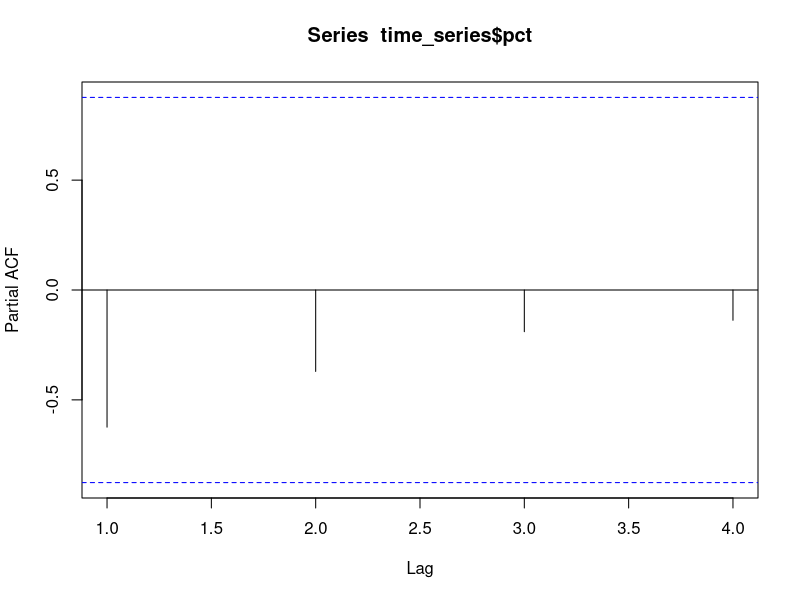
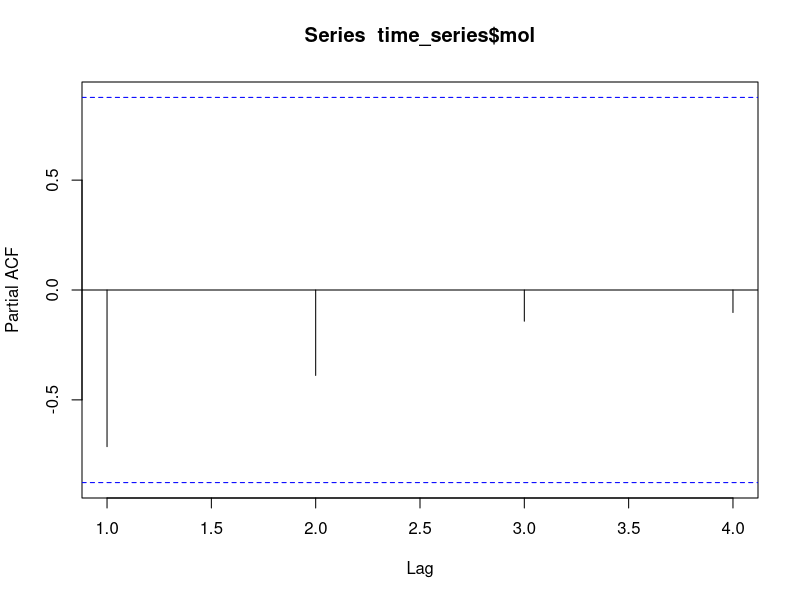
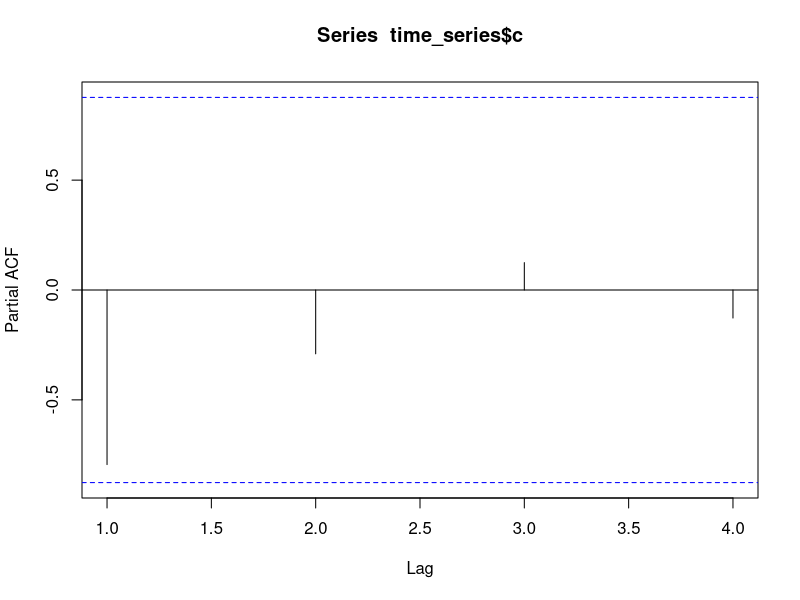
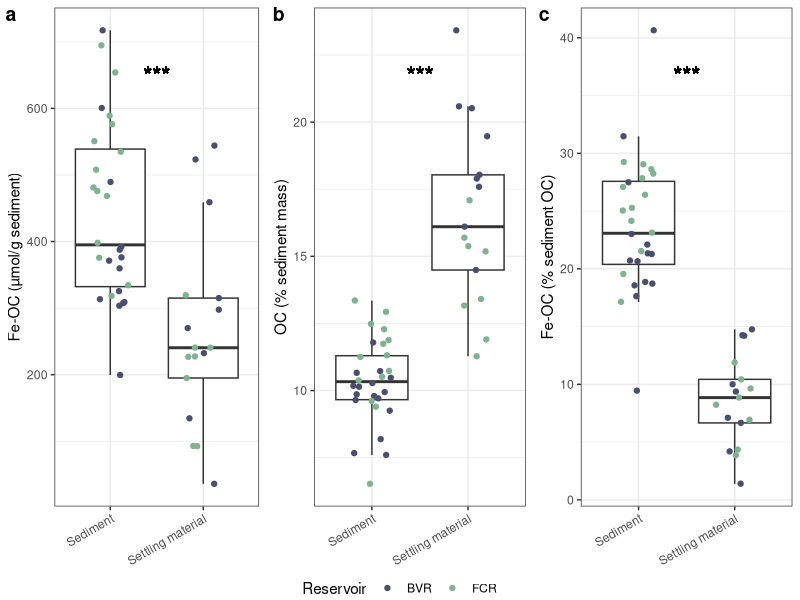
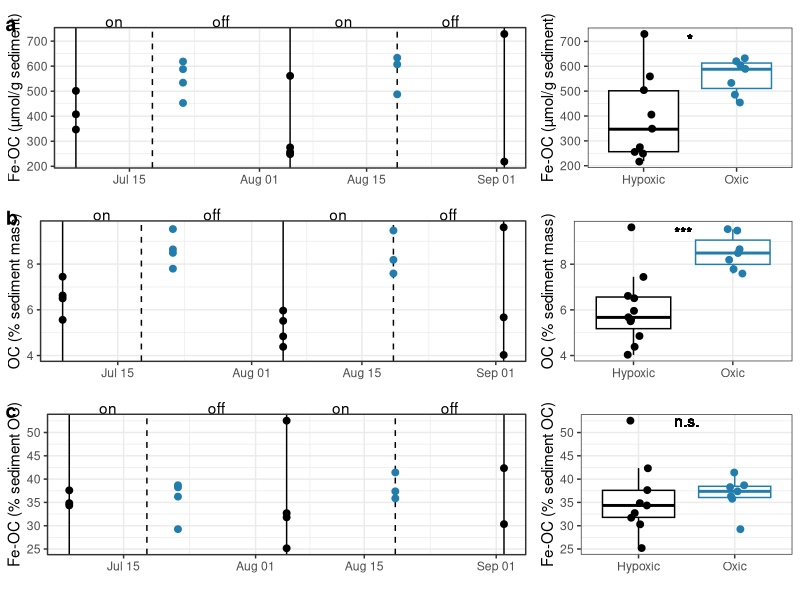
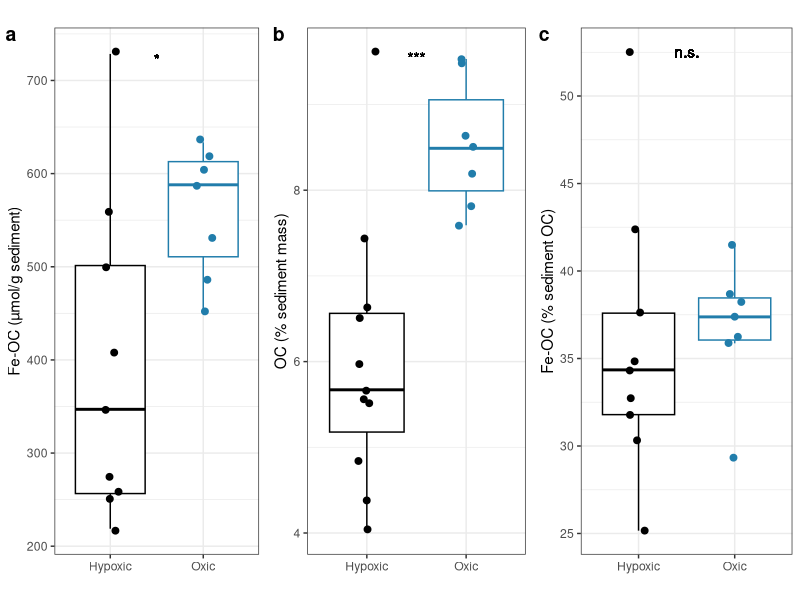
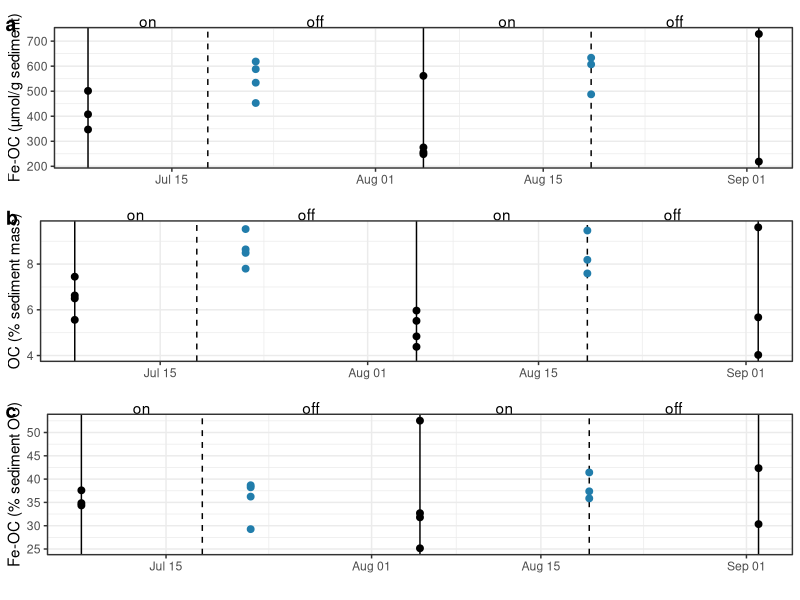
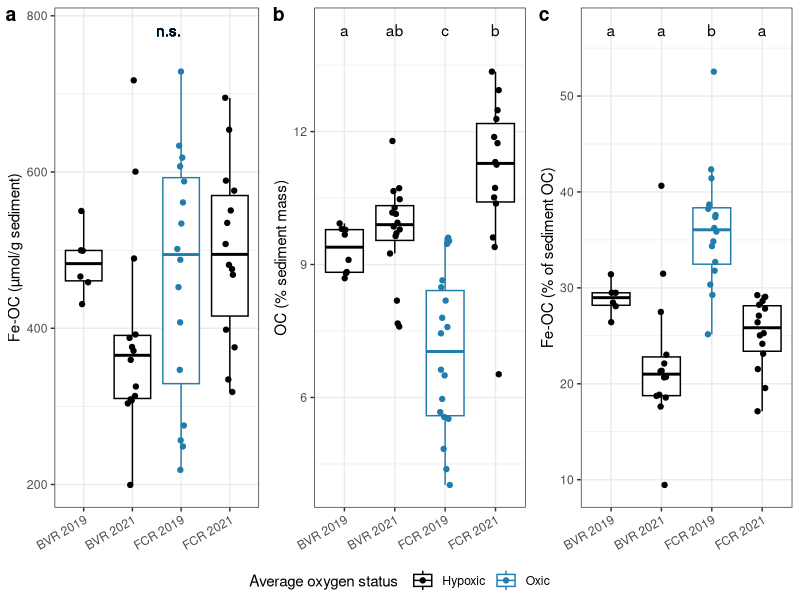

These figures' R source, in order:
## ---- chunk 1
knitr::opts_chunk$set(echo = TRUE)
library(tidyverse)
library(lubridate)
library(ggpubr)
library(rstatix)
## ---- chunk 2
#Load data
calcs_raw = read.csv("../data/processed_data/Reservoir_sediment.csv", na = c("","NA"))

calcs_trimmed = calcs_raw%>%
  mutate(Date_collected=as.Date(Date_collected))%>%
  filter(Flag_C==0)%>%
  mutate(Extracted_sed_mg = Vial_with_sed_after_fumig_mg-Vial_mg,
         CN_orig = CN_mg,
         CN_mg = ifelse(CN_mg > Extracted_sed_mg & !is.na(Extracted_sed_mg), Extracted_sed_mg, CN_mg),#The mass used for CN cannot be greater than the extracted sediment mass
         Correction = (Extracted_sed_mg-Initial_sed_mg)/Extracted_sed_mg,
         Correction = ifelse(Type == "init",0,Correction),
         Corrected_CN_mg = CN_mg-(CN_mg*Correction),
         C_pct = 100*C_mg/Corrected_CN_mg)%>%
  filter(!(CN_orig-CN_mg)>10) #data issues make these samples questionable (mass used for CN was recorded to be much greater than extracted sediment mass)

calcs_res = calcs_trimmed%>%
  pivot_wider(id_cols = c(Rep, Reservoir, Date_collected, Sed_trap), values_from = C_pct, names_from = Type, names_prefix = "C_pct_")%>%
  mutate(Fe_OC_pct = (C_pct_con - C_pct_ext) / C_pct_init *100,
         Fe_OC_per_unit_sed = 1000000*(C_pct_con-C_pct_ext)/55.85/100)%>%
  select(-C_pct_con,-C_pct_ext)
## ---- chunk 3
#Fe-OC summary statistics (grouped by reservoir)
calcs_res%>%
  filter(!is.na(Fe_OC_pct)&Fe_OC_pct>0,
         Sed_trap==F)%>%
  group_by(Reservoir)%>%
  summarize(min = min(Fe_OC_pct),
            max = max(Fe_OC_pct),
            mean = mean(Fe_OC_pct),
            SD = sd(Fe_OC_pct),
            n = n())

calcs_res%>%
  filter(!is.na(Fe_OC_per_unit_sed)&Fe_OC_per_unit_sed>0,
         Sed_trap==F)%>%
  group_by(Reservoir)%>%
  summarize(min = min(Fe_OC_per_unit_sed),
            max = max(Fe_OC_per_unit_sed),
            mean = mean(Fe_OC_per_unit_sed),
            SD = sd(Fe_OC_per_unit_sed),
            n = n())

calcs_res%>%
  filter(Sed_trap==F)%>%
  group_by(Reservoir)%>%
  summarize(min = min(C_pct_init),
            max = max(C_pct_init),
            mean = mean(C_pct_init),
            SD = sd(C_pct_init),
            n = n())

#Fe-OC summary statistics (not grouped by reservoir, only 2021 data -- for sed trap comparison)
calcs_res%>%
  filter(!is.na(Fe_OC_pct)&Fe_OC_pct>0,
         Sed_trap==F,
         year(Date_collected)==2021)%>%
  summarize(min = min(Fe_OC_pct),
            max = max(Fe_OC_pct),
            mean = mean(Fe_OC_pct),
            SD = sd(Fe_OC_pct),
            n = n())

calcs_res%>%
  filter(!is.na(Fe_OC_per_unit_sed)&Fe_OC_per_unit_sed>0,
         Sed_trap==F,
         year(Date_collected)==2021)%>%
  summarize(min = min(Fe_OC_per_unit_sed),
            max = max(Fe_OC_per_unit_sed),
            mean = mean(Fe_OC_per_unit_sed),
            SD = sd(Fe_OC_per_unit_sed),
            n = n())

calcs_res%>%
  filter(Sed_trap==F,
         year(Date_collected)==2021)%>%
  summarize(min = min(C_pct_init),
            max = max(C_pct_init),
            mean = mean(C_pct_init),
            SD = sd(C_pct_init),
            n = n())

#Fe-OC summary statistics (sed trap)
calcs_res%>%
  filter(Sed_trap,
         !is.na(Fe_OC_pct))%>%
  summarize(min = min(Fe_OC_pct),
            max = max(Fe_OC_pct),
            mean = mean(Fe_OC_pct),
            SD = sd(Fe_OC_pct),
            n = n())

calcs_res%>%
  filter(!is.na(Fe_OC_per_unit_sed),
         Sed_trap)%>%
  summarize(min = min(Fe_OC_per_unit_sed),
            max = max(Fe_OC_per_unit_sed),
            mean = mean(Fe_OC_per_unit_sed),
            SD = sd(Fe_OC_per_unit_sed),
            n = n())

calcs_res%>%
  filter(Sed_trap)%>%
  summarize(min = min(C_pct_init),
            max = max(C_pct_init),
            mean = mean(C_pct_init),
            SD = sd(C_pct_init),
            n = n())
## ---- chunk 4
#STATS

#Fe-OC
stats = calcs_res%>%
  filter(Fe_OC_pct>0,
         year(Date_collected)==2021)
t.test(stats$Fe_OC_pct[stats$Sed_trap],stats$Fe_OC_pct[stats$Sed_trap==F]) #p<0.001
443/262
t.test(stats$Fe_OC_per_unit_sed[stats$Sed_trap],stats$Fe_OC_per_unit_sed[stats$Sed_trap==F]) #p<0.001
#Sediment OC
stats = calcs_res%>%
  filter(year(Date_collected)==2021)#remake the stats dataset without filtering such that Fe_OC_pct is >0
t.test(stats$C_pct_init[stats$Sed_trap],stats$C_pct_init[stats$Sed_trap==F]) #p<0.001
stats = calcs_res%>%
  filter(Fe_OC_pct>0,
         year(Date_collected)==2021)
mass_lim = c(min(stats$Fe_OC_per_unit_sed, na.rm = T),max(stats$Fe_OC_per_unit_sed, na.rm = T))
c_lim = c(min(stats$C_pct_init, na.rm = T),max(stats$C_pct_init, na.rm = T))
pct_lim = c(min(stats$Fe_OC_pct, na.rm = T),max(stats$Fe_OC_pct, na.rm = T))

#PLOTS
#Below, I make three separate plots that then get combined and exported
pct = calcs_res%>%
  filter(Fe_OC_pct>0,
         !is.na(Reservoir))%>%
  mutate(year = as.factor(year(Date_collected)),
         Reservoir = ifelse(Reservoir == "f","FCR","BVR"))%>%
  filter(year == 2021)%>%
  ggplot(aes(x = Sed_trap, y = Fe_OC_pct))+
  geom_boxplot(outlier.shape = NA)+
  geom_jitter(width = 0.2,aes(color = Reservoir))+
  ylab("Fe-OC (% sediment OC)")+
  geom_text(aes(x = 1.5, y = pct_lim[2]-1/10*(pct_lim[2]-pct_lim[1]), label = "***"), size = 6, vjust = 0.5)+
  scale_x_discrete(labels=c("TRUE" = "Settling material", "FALSE" = "Sediment"))+
  scale_shape_manual(values = c(1,16))+
  theme_bw()+
  theme(legend.position = "bottom",
        legend.margin = margin(t = 0, r = 0, b = 0, l = 0, unit = "pt"),
        axis.title.x = element_blank(),
        axis.text.x = element_text(angle = 30, vjust = 1, hjust = 1))+
  labs(shape = "Year")+
  scale_color_manual(values = c("#4B4E6D","#80B192"))

c = calcs_res%>%
  mutate(year = as.factor(year(Date_collected)),
         Reservoir = ifelse(Reservoir == "f","FCR","BVR"))%>%
  filter(year == 2021)%>%
  ggplot(aes(x = Sed_trap, y = C_pct_init))+
  geom_boxplot(outlier.shape = NA)+
  geom_jitter(width = 0.2,aes(color = Reservoir))+
  geom_text(aes(x = 1.5, y = c_lim[2]-1/10*(c_lim[2]-c_lim[1]), label = "***"), size = 6, vjust = 0.5)+
  ylab("OC (% sediment mass)")+
  xlab("")+
  scale_x_discrete(labels=c("TRUE" = "Settling material", "FALSE" = "Sediment"))+
  scale_shape_manual(values = c(1,16))+
  theme_bw()+
  theme(legend.position = "bottom",
        legend.margin = margin(t = 0, r = 0, b = 0, l = 0, unit = "pt"),
        axis.title.x = element_blank(),
        axis.text.x = element_text(angle = 30, vjust = 1, hjust = 1))+
  labs(shape = "Year")+
  scale_color_manual(values = c("#4B4E6D","#80B192"))

tot = calcs_res%>%
  mutate(year = as.factor(year(Date_collected)),
         Reservoir = ifelse(Reservoir == "f","FCR","BVR"))%>%
  filter(Fe_OC_per_unit_sed>0)%>%
  filter(year == 2021)%>%
  ggplot(aes(x = Sed_trap, y = Fe_OC_per_unit_sed))+
  geom_boxplot(outlier.shape = NA)+
  geom_jitter(width = 0.2,aes(color = Reservoir))+
  ylab("Fe-OC (µmol/g sediment)")+
  xlab("")+
  geom_text(aes(x = 1.5, y = mass_lim[2]-1/10*(mass_lim[2]-mass_lim[1]), label = "***"), size = 6, vjust = 0.5)+
  scale_x_discrete(labels=c("TRUE" = "Settling material", "FALSE" = "Sediment"))+
  scale_shape_manual(values = c(1,16))+
  theme_bw()+
  theme(legend.position = "bottom",
        legend.margin = margin(t = 0, r = 0, b = 0, l = 0, unit = "pt"),
        axis.title.x = element_blank(),
        axis.text.x = element_text(angle = 30, vjust = 1, hjust = 1))+
  labs(shape = "Year")+
  scale_color_manual(values = c("#4B4E6D","#80B192"))

jpeg("../figures/Sed_to_sed_trap_comparison_comb.jpg", width = 6, height = 3.5, units = "in", res = 300)
ggarrange(tot,c, pct, nrow = 1, ncol = 3, common.legend = T, legend = "bottom", labels = "auto")
dev.off()
## ---- chunk 5
#Oxygenation intervals
on <- as.Date(c("2019-07-08", "2019-08-05","2019-09-02"))
off <- as.Date(c("2019-07-18", "2019-08-19",NA))
on_off = data.frame(on,off,Reservoir="FCR")%>%
  mutate(Year = year(on),
         center_on = (off-on)/2+on,
         center_off = (on-lag(off))/2+lag(off))
#Set global point size
point_size = 2


#STATS
stats = calcs_res%>%
  filter(Reservoir == "f", #Only analyzing 2019 data
         year(Date_collected)==2019)%>%
  #filter(Date_collected!= as.Date("2019-09-02"))%>%
  mutate(on_off = ifelse(Date_collected%in%as.Date(c("2019-07-08","2019-08-05","2019-09-02")), "Hypoxic","Oxic"))

stats%>%
  group_by(on_off)%>%
  summarize(c = mean(C_pct_init),
            c_sd = sd(C_pct_init),
            c_n = sum(!is.na(C_pct_init)),
            pct = mean(Fe_OC_pct, na.rm = T),
            pct_sd = sd(Fe_OC_pct, na.rm = T),
            pct_n = sum(!is.na(Fe_OC_pct)),
            mass = mean(Fe_OC_per_unit_sed, na.rm = T),
            mass_sd = sd(Fe_OC_per_unit_sed, na.rm = T),
            mass_n = sum(!is.na(Fe_OC_per_unit_sed)))

8.5/6
560/394

t.test(stats$C_pct_init~stats$on_off)
t.test(stats$Fe_OC_per_unit_sed[!is.na(stats$Fe_OC_per_unit_sed)]~stats$on_off[!is.na(stats$Fe_OC_per_unit_sed)])
t.test(stats$Fe_OC_pct~stats$on_off)

time_series = stats%>%
  group_by(Date_collected)%>%
  summarize(pct = median(Fe_OC_pct, na.rm = T),
            mol = median(Fe_OC_per_unit_sed, na.rm = T),
            c = median(C_pct_init))

pacf(time_series$pct)
pacf(time_series$mol)
pacf(time_series$c)
#PLOTS
#Below, I make six separate plots that then get combined and exported

#Calculate axis limits
mass_lim = c(min(stats$Fe_OC_per_unit_sed, na.rm = T),max(stats$Fe_OC_per_unit_sed, na.rm = T))
c_lim = c(min(stats$C_pct_init, na.rm = T),max(stats$C_pct_init, na.rm = T))
pct_lim = c(min(stats$Fe_OC_pct, na.rm = T),max(stats$Fe_OC_pct, na.rm = T))

#Carbon graph
c_pct = calcs_res%>%
  mutate(Year = year(Date_collected),
         on_off = ifelse(Date_collected%in%as.Date(c("2019-07-08","2019-08-05","2019-09-02")), "Hypoxic","Oxic"))%>%
  filter(Year == 2019, Reservoir == "f",
         !Sed_trap,
         #Date_collected<as.Date("2019-09-01")
         )%>%
  ggplot(aes(y = C_pct_init))+
  ylab("OC (% sediment mass)")+
  xlab("")+
  theme_bw()+
  #geom_rect(aes(xmin = on, xmax = off, ymin = c_lim[1], ymax = c_lim[2]), fill = "#A2C9FD",data= on_off)+
  geom_vline(aes(xintercept = on), data= on_off)+
  geom_vline(aes(xintercept = off),lty=2, data = on_off)+
  geom_text(aes(x = center_off, y = c_lim[2]+0.1*(c_lim[2]-c_lim[1]), label = "off", hjust = 0.5),data = on_off)+
  geom_text(aes(x = center_on, y = c_lim[2]+0.1*(c_lim[2]-c_lim[1]), label = "on", hjust = 0.5),data = on_off)+
  geom_point(size = point_size, aes(color = on_off,x = Date_collected))+
  scale_color_manual(values = c("#000000","#217DAB"))+
  theme(legend.position = "none",
        #plot.margin = unit(c(2,1,1,1), "lines")
        )+
  coord_cartesian(ylim = c(c_lim[1],c_lim[2]), # This focuses the y-axis on the range of interest
                  clip = 'off')  # This keeps the labels from disappearing

#Fe-OC mass graph
feoc_total = calcs_res%>%
  mutate(Year = year(Date_collected),
         on_off = ifelse(Date_collected%in%as.Date(c("2019-07-08","2019-08-05","2019-09-02")), "Hypoxic","Oxic"))%>%
  filter(Year == 2019, Reservoir == "f",
         !Sed_trap,
         #Date_collected<as.Date("2019-09-01")
         )%>%
  ggplot(aes(x = Date_collected,y = Fe_OC_per_unit_sed))+
  ylab("Fe-OC (µmol/g sediment)")+
  xlab("")+
  theme_bw()+
  geom_vline(aes(xintercept = on), data= on_off)+
  geom_vline(aes(xintercept = off),lty=2, data = on_off)+
  geom_text(aes(x = center_off, y = mass_lim[2]+0.1*(mass_lim[2]-mass_lim[1]), label = "off", hjust = 0.5),data = on_off)+
  geom_text(aes(x = center_on, y = mass_lim[2]+0.1*(mass_lim[2]-mass_lim[1]), label = "on", hjust = 0.5),data = on_off)+
  geom_point(size = point_size, aes(color = on_off))+
  scale_color_manual(values = c("#000000","#217DAB"))+
  theme(legend.position = "none",
        #plot.margin = unit(c(2,1,1,1), "lines")
        )+
  coord_cartesian(ylim = c(mass_lim[1],mass_lim[2]), # This focuses the y-axis on the range of interest
                  clip = 'off')  # This keeps the labels from disappearing

#Fe-OC (percent of sediment OC) graph
feoc_pct = calcs_res%>%
  mutate(Year = year(Date_collected),
         on_off = ifelse(Date_collected%in%as.Date(c("2019-07-08","2019-08-05","2019-09-02")), "hypoxic","oxic"))%>%
  filter(Year == 2019, Reservoir == "f",
         !Sed_trap,
         #Date_collected<as.Date("2019-09-01")
         )%>%
  ggplot(aes(x = Date_collected,y = Fe_OC_pct))+
  ylab("Fe-OC (% sediment OC)")+
  xlab("")+
  theme_bw()+
  geom_vline(aes(xintercept = on), data= on_off)+
  geom_vline(aes(xintercept = off),lty=2, data = on_off)+
  geom_text(aes(x = center_off, y = pct_lim[2]+0.1*(pct_lim[2]-pct_lim[1]), label = "off", hjust = 0.5),data = on_off)+
  geom_text(aes(x = center_on, y = pct_lim[2]+0.1*(pct_lim[2]-pct_lim[1]), label = "on", hjust = 0.5),data = on_off)+
  geom_point(size = point_size,  aes(color = on_off))+
  scale_color_manual(values = c("#000000","#217DAB"))+
  theme(legend.position = "none",
        #plot.margin = unit(c(2,1,1,1), "lines")
        )+
  coord_cartesian(ylim = c(pct_lim[1],pct_lim[2]), # This focuses the y-axis on the range of interest
                  clip = 'off')  # This keeps the labels from disappearing

#Summary figures to add
# Carbon
test_c = stats%>%
  ggplot(aes(x = on_off, y= C_pct_init))+
  geom_boxplot(outlier.shape = NA, aes(color = as.factor(on_off)))+
  geom_jitter(width = 0.1,  aes(color = as.factor(on_off)), size = point_size)+
  scale_color_manual(values = c("#000000","#217DAB"))+
  ylab("OC (% sediment mass)")+
  geom_text(aes(x = 1.5, y = c_lim[2], label = "***"), vjust = 1)+
  xlab("")+
  theme_bw()+
  theme(legend.position = "none")

#Fe-OC (percent)
test_pct = stats%>%
  ggplot(aes(x = on_off, y= Fe_OC_pct))+
  geom_boxplot(outlier.shape = NA, aes(color = as.factor(on_off)))+
  geom_jitter(width = 0.1, aes(color = as.factor(on_off)), size = point_size)+
  scale_color_manual(values = c("#000000","#217DAB"))+
  ylab("Fe-OC (% sediment OC)")+
  geom_text(aes(x = 1.5, y = pct_lim[2], label = "n.s."), vjust = 0.5)+
  xlab("")+
  theme_bw()+
  theme(legend.position = "none")

#Fe-OC (mass)
test_tot = stats%>%
  ggplot(aes(x = on_off, y= Fe_OC_per_unit_sed))+
  geom_boxplot(outlier.shape = NA, aes(color = as.factor(on_off)))+
  geom_jitter(width = 0.1, aes(color = as.factor(on_off)), size = point_size)+
  scale_color_manual(values = c("#000000","#217DAB"))+
  ylab("Fe-OC (µmol/g sediment)")+
  geom_text(aes(x = 1.5, y = mass_lim[2], label = "*"), vjust = 1)+
  xlab("")+
  theme_bw()+
  theme(legend.position = "none")

#Export all panels as one figure
jpeg("../figures/All_sed_data_2019.jpg", width = 6, height = 7.5, units = "in", res = 300)
ggpubr::ggarrange(feoc_total,test_tot,
          c_pct,test_c,
          feoc_pct, test_pct, nrow = 3, ncol = 2, 
          widths = c(1,0.5),
          labels = c("a",NA,"b",NA,"c",NA),
          label.y = 1.05)+
  theme(plot.margin = unit(c(1,0,0,0), "lines"))
dev.off()

jpeg("../figures/All_sed_data_2019_boxplot.jpg", width = 6, height = 3, units = "in", res = 300)
ggpubr::ggarrange(test_tot,test_c,test_pct, nrow = 1, 
          labels = c("a","b","c"))+
  theme(plot.margin = unit(c(1,0,0,0), "lines"))
dev.off()

jpeg("../figures/All_sed_data_2019_timeseries.jpg", width = 6, height = 7.5, units = "in", res = 300)
ggpubr::ggarrange(feoc_total,c_pct,feoc_pct, nrow = 3,
          labels = c("a","b","c"),
          label.y = 1.05)+
  theme(plot.margin = unit(c(1,0,0,0), "lines"))
dev.off()
## ---- chunk 6
#STATS
stats = calcs_res%>%
  filter(!Sed_trap,
         Reservoir == "f")%>%
  mutate(Fe_OC_pct = ifelse(Fe_OC_pct<0,NA,Fe_OC_pct),
         Fe_OC_per_unit_sed = ifelse(Fe_OC_per_unit_sed<0,NA,Fe_OC_per_unit_sed))

stats%>%
  mutate(Year = year(Date_collected))%>%
  group_by(Year)%>%
  summarize(sd_pct = sd(Fe_OC_pct, na.rm= T),
            sd_mass = sd(Fe_OC_per_unit_sed, na.rm = T),
            sc_c = sd(C_pct_init, na.rm = T),
            mean_c = mean(C_pct_init, na.rm = T))

11.02/6.99

stats = calcs_res%>%
  filter(!Sed_trap,
         Reservoir == "b")%>%
  mutate(Fe_OC_pct = ifelse(Fe_OC_pct<0,NA,Fe_OC_pct),
         Fe_OC_per_unit_sed = ifelse(Fe_OC_per_unit_sed<0,NA,Fe_OC_per_unit_sed))

stats%>%
  mutate(Year = year(Date_collected))%>%
  group_by(Year)%>%
  summarize(sd_pct = sd(Fe_OC_pct, na.rm= T),
            sd_mass = sd(Fe_OC_per_unit_sed, na.rm = T),
            sc_c = sd(C_pct_init, na.rm = T))

#PLOTS
plot_lims = calcs_res%>%
  filter(is.na(Fe_OC_pct)|Fe_OC_pct>0,
         Sed_trap==F)
mass_lim = c(min(plot_lims$Fe_OC_per_unit_sed, na.rm = T),max(plot_lims$Fe_OC_per_unit_sed, na.rm = T))
pct_lim = c(min(plot_lims$Fe_OC_pct, na.rm = T),max(plot_lims$Fe_OC_pct, na.rm = T))
c_lim = c(min(plot_lims$C_pct_init, na.rm = T),max(plot_lims$C_pct_init, na.rm = T))

# FeOC (% of sediment OC) stats for graph
to_plot = calcs_res%>%
  filter(!is.na(Fe_OC_pct),
         Fe_OC_pct>0,
         Sed_trap==F)%>%
  mutate(year = as.factor(year(Date_collected)),
         res_year = factor(paste(year,Reservoir), levels = c("2019 b", "2021 b","2019 f", "2021 f"), labels = c("BVR 2019","BVR 2021","FCR 2019","FCR 2021")))

levene_test(to_plot, Fe_OC_pct~res_year)
summary(aov(lm(to_plot$Fe_OC_pct~to_plot$res_year)))
TukeyHSD(aov(lm(to_plot$Fe_OC_pct~to_plot$res_year)))

labs = data.frame(res_year = c("BVR 2019","BVR 2021","FCR 2019","FCR 2021"),
                  label = c("a","a","b","a")) #based on anova results above
#Make graph
feoc_pct = calcs_res%>%
  filter(!is.na(Fe_OC_pct),
         Fe_OC_pct>0,
         Sed_trap==F)%>%
  mutate(year = as.factor(year(Date_collected)),
         res_year = factor(paste(year,Reservoir), levels = c("2019 b", "2021 b","2019 f", "2021 f"), labels = c("BVR 2019","BVR 2021","FCR 2019","FCR 2021")),
         color = ifelse(res_year=="FCR 2019","blue","black"))%>%
  ggplot(aes(x = res_year, y = Fe_OC_pct))+
  geom_text(aes(y = pct_lim[2]+1/10*(pct_lim[2]-pct_lim[1]), x = res_year, label = label), data = labs)+
  scale_color_manual(values = c("#000000","#217DAB"))+
  geom_boxplot(outlier.shape = NA, aes(color = color))+
  ylab("Fe-OC (% of sediment OC)")+
  xlab("")+
  geom_jitter(width = 0.1,aes(color = color))+
  theme_bw()+
  theme(legend.position = "none",
        axis.text.x = element_text(angle = 30, vjust = 1, hjust = 1),
        axis.title.x = element_blank())

# OC stats for graph
to_plot = calcs_res%>%
  filter(!is.na(C_pct_init),
         Sed_trap==F)%>%
  mutate(year = as.factor(year(Date_collected)),
         res_year = factor(paste(year,Reservoir), levels = c("2019 b", "2021 b","2019 f", "2021 f"), labels = c("BVR 2019","BVR 2021","FCR 2019","FCR 2021")))

levene_test(to_plot, C_pct_init~res_year)
oneway.test(to_plot$C_pct_init~to_plot$res_year)
games_howell_test(to_plot, C_pct_init~res_year)

labs = data.frame(res_year = c("BVR 2019","BVR 2021","FCR 2019","FCR 2021"),
                  label = c("a","ab","c","b")) #based on anova results above
#Make graph
c_pct = calcs_res%>%
  filter(!is.na(C_pct_init),
         Sed_trap==F)%>%
  mutate(year = as.factor(year(Date_collected)),
         res_year = factor(paste(year,Reservoir), levels = c("2019 b", "2021 b","2019 f", "2021 f"), labels = c("BVR 2019","BVR 2021","FCR 2019","FCR 2021")),
         color = ifelse(res_year=="FCR 2019","blue","black"))%>%
  ggplot(aes(x = res_year, y = C_pct_init))+
  geom_text(aes(y = c_lim[2]+1/10*(c_lim[2]-c_lim[1]), x = res_year, label = label), data = labs)+
  scale_color_manual(values = c("#000000","#217DAB"))+
  geom_boxplot(outlier.shape = NA, aes(color = color))+
  ylab("OC (% sediment mass)")+
  xlab("")+
  geom_jitter(width = 0.1,aes(color = color))+
  theme_bw()+
  theme(legend.position = "none",
        axis.text.x = element_text(angle = 30, vjust = 1, hjust = 1),
        axis.title.x = element_blank())

# FeOC (mass) stats for graph
to_plot = calcs_res%>%
  filter(!is.na(Fe_OC_per_unit_sed),
         Fe_OC_pct>0,
         Sed_trap==F)%>%
  mutate(year = as.factor(year(Date_collected)),
         res_year = factor(paste(year,Reservoir), levels = c("2019 b", "2021 b","2019 f", "2021 f"), labels = c("BVR 2019","BVR 2021","FCR 2019","FCR 2021")))

levene_test(to_plot, Fe_OC_per_unit_sed~res_year)
summary(aov(lm(to_plot$Fe_OC_per_unit_sed~to_plot$res_year)))

# Make graph
feoc_sed = calcs_res%>%
  filter(!is.na(Fe_OC_per_unit_sed),
         Fe_OC_pct>0,
         Sed_trap==F)%>%
  mutate(year = as.factor(year(Date_collected)),
         res_year = factor(paste(year,Reservoir), levels = c("2019 b", "2021 b","2019 f", "2021 f"), labels = c("BVR 2019","BVR 2021","FCR 2019","FCR 2021")),
         color = ifelse(res_year=="FCR 2019","blue","black"))%>%
  ggplot(aes(x = res_year, y = Fe_OC_per_unit_sed, color = color))+
  geom_text(aes(y = mass_lim[2]+1/10*(mass_lim[2]-mass_lim[1]), x = "FCR 2019", label = "n.s."), hjust = 1)+ #Based on stats above
  scale_color_manual(values = c("#000000","#217DAB"), labels = c("Hypoxic","Oxic"))+
  geom_boxplot(outlier.shape = NA)+
  ylab("Fe-OC (µmol/g sediment)")+
  xlab("")+
  geom_jitter(width=0.1,aes(group=year))+
  theme_bw()+
  labs(color = "Average oxygen status")+
  theme(legend.position = "bottom",
        axis.text.x = element_text(angle = 30, vjust = 1, hjust = 1),
        axis.title.x = element_blank())

#Combine figures
jpeg("../figures/All_sed_data_res_12May22.jpg", width =6, height =3.5, units = "in", res = 300)
ggarrange(feoc_sed,c_pct,feoc_pct, nrow = 1, common.legend = T, legend = "bottom", labels = "auto")
dev.off()
